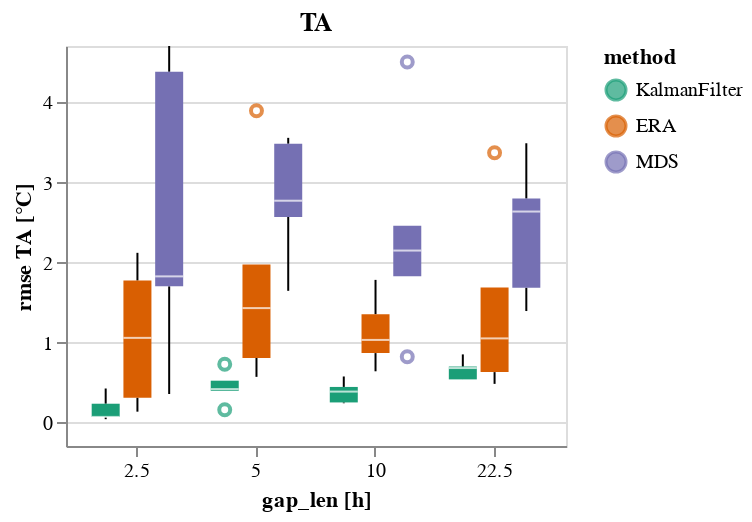

Notebook code for this chart:
### Code cell
the_plot(data_results)

### Figure 1 — Vega-Lite specification as saved in the notebook (floating-point values rounded to 4 significant figures)
{"config": {"view": {"continuousWidth": 400, "continuousHeight": 300}}, "vconcat": [{"hconcat": [{"mark": "boxplot", "encoding": {"color": {"field": "method", "scale": {"domain": ["KalmanFilter", "ERA", "MDS"], "scheme": "dark2"}, "type": "nominal"}, "x": {"axis": {"labelAngle": 0}, "field": "gap_len", "title": "gap_len [h]", "type": "nominal"}, "xOffset": {"field": "method", "scale": {"domain": ["KalmanFilter", "ERA", "MDS"]}, "type": "nominal"}, "y": {"field": "rmse", "scale": {"domainMin": -0.2875}, "title": "rmse TA [°C]", "type": "quantitative"}}, "height": 200, "title": "TA", "width": 250}]}], "data": {"name": "data-f959ab492ead14a1ecd8082abfa2a4d8"}, "resolve": {"scale": {"y": "independent"}}, "$schema": "https://vega.github.io/schema/vega-lite/v5.2.0.json", "datasets": {"data-f959ab492ead14a1ecd8082abfa2a4d8": [{"method": "KalmanFilter", "var": "TA", "gap_len": 2.5, "rmse": 0.07447, "rmse_norm": 0.009397}, {"method": "ERA", "var": "TA", "gap_len": 2.5, "rmse": 2.124, "rmse_norm": 0.268}, {"method": "MDS", "var": "TA", "gap_len": 2.5, "rmse": 1.83, "rmse_norm": 0.2309}, {"method": "KalmanFilter", "var": "TA", "gap_len": 2.5, "rmse": 0.07569, "rmse_norm": 0.009552}, {"method": "ERA", "var": "TA", "gap_len": 2.5, "rmse": 0.3162, "rmse_norm": 0.0399}, {"method": "MDS", "var": "TA", "gap_len": 2.5, "rmse": 0.3616, "rmse_norm": 0.04564}, {"method": "KalmanFilter", "var": "TA", "gap_len": 2.5, "rmse": 0.4302, "rmse_norm": 0.05428}, {"method": "ERA", "var": "TA", "gap_len": 2.5, "rmse": 1.777, "rmse_norm": 0.2243}, {"method": "MDS", "var": "TA", "gap_len": 2.5, "rmse": 1.705, "rmse_norm": 0.2152}, {"method": "KalmanFilter", "var": "TA", "gap_len": 2.5, "rmse": 0.2402, "rmse_norm": 0.03031}, {"method": "ERA", "var": "TA", "gap_len": 2.5, "rmse": 1.062, "rmse_norm": 0.134}, {"method": "MDS", "var": "TA", "gap_len": 2.5, "rmse": 4.383, "rmse_norm": 0.5531}, {"method": "KalmanFilter", "var": "TA", "gap_len": 2.5, "rmse": 0.04728, "rmse_norm": 0.005966}, {"method": "ERA", "var": "TA", "gap_len": 2.5, "rmse": 0.1411, "rmse_norm": 0.0178}, {"method": "MDS", "var": "TA", "gap_len": 2.5, "rmse": 4.705, "rmse_norm": 0.5937}, {"method": "KalmanFilter", "var": "TA", "gap_len": 5.0, "rmse": 0.1643, "rmse_norm": 0.02074}, {"method": "ERA", "var": "TA", "gap_len": 5.0, "rmse": 0.5755, "rmse_norm": 0.07262}, {"method": "MDS", "var": "TA", "gap_len": 5.0, "rmse": 3.485, "rmse_norm": 0.4398}, {"method": "KalmanFilter", "var": "TA", "gap_len": 5.0, "rmse": 0.5277, "rmse_norm": 0.06659}, {"method": "ERA", "var": "TA", "gap_len": 5.0, "rmse": 1.977, "rmse_norm": 0.2495}, {"method": "MDS", "var": "TA", "gap_len": 5.0, "rmse": 3.559, "rmse_norm": 0.4491}, {"method": "KalmanFilter", "var": "TA", "gap_len": 5.0, "rmse": 0.4016, "rmse_norm": 0.05067}, {"method": "ERA", "var": "TA", "gap_len": 5.0, "rmse": 0.8111, "rmse_norm": 0.1024}, {"method": "MDS", "var": "TA", "gap_len": 5.0, "rmse": 2.572, "rmse_norm": 0.3245}, {"method": "KalmanFilter", "var": "TA", "gap_len": 5.0, "rmse": 0.7324, "rmse_norm": 0.09242}, {"method": "ERA", "var": "TA", "gap_len": 5.0, "rmse": 3.896, "rmse_norm": 0.4916}, {"method": "MDS", "var": "TA", "gap_len": 5.0, "rmse": 2.774, "rmse_norm": 0.35}, {"method": "KalmanFilter", "var": "TA", "gap_len": 5.0, "rmse": 0.4225, "rmse_norm": 0.05332}, {"method": "ERA", "var": "TA", "gap_len": 5.0, "rmse": 1.434, "rmse_norm": 0.1809}, {"method": "MDS", "var": "TA", "gap_len": 5.0, "rmse": 1.649, "rmse_norm": 0.2081}, {"method": "KalmanFilter", "var": "TA", "gap_len": 10.0, "rmse": 0.2462, "rmse_norm": 0.03107}, {"method": "ERA", "var": "TA", "gap_len": 10.0, "rmse": 0.645, "rmse_norm": 0.08139}, {"method": "MDS", "var": "TA", "gap_len": 10.0, "rmse": 0.8256, "rmse_norm": 0.1042}, {"method": "KalmanFilter", "var": "TA", "gap_len": 10.0, "rmse": 0.4497, "rmse_norm": 0.05675}, {"method": "ERA", "var": "TA", "gap_len": 10.0, "rmse": 1.356, "rmse_norm": 0.1712}, {"method": "MDS", "var": "TA", "gap_len": 10.0, "rmse": 2.461, "rmse_norm": 0.3106}, {"method": "KalmanFilter", "var": "TA", "gap_len": 10.0, "rmse": 0.2563, "rmse_norm": 0.03234}, {"method": "ERA", "var": "TA", "gap_len": 10.0, "rmse": 1.037, "rmse_norm": 0.1308}, {"method": "MDS", "var": "TA", "gap_len": 10.0, "rmse": 1.832, "rmse_norm": 0.2312}, {"method": "KalmanFilter", "var": "TA", "gap_len": 10.0, "rmse": 0.5803, "rmse_norm": 0.07322}, {"method": "ERA", "var": "TA", "gap_len": 10.0, "rmse": 0.8722, "rmse_norm": 0.1101}, {"method": "MDS", "var": "TA", "gap_len": 10.0, "rmse": 2.152, "rmse_norm": 0.2715}, {"method": "KalmanFilter", "var": "TA", "gap_len": 10.0, "rmse": 0.3915, "rmse_norm": 0.04941}, {"method": "ERA", "var": "TA", "gap_len": 10.0, "rmse": 1.786, "rmse_norm": 0.2253}, {"method": "MDS", "var": "TA", "gap_len": 10.0, "rmse": 4.506, "rmse_norm": 0.5685}, {"method": "KalmanFilter", "var": "TA", "gap_len": 22.5, "rmse": 0.7043, "rmse_norm": 0.08888}, {"method": "ERA", "var": "TA", "gap_len": 22.5, "rmse": 0.488, "rmse_norm": 0.06158}, {"method": "MDS", "var": "TA", "gap_len": 22.5, "rmse": 3.491, "rmse_norm": 0.4405}, {"method": "KalmanFilter", "var": "TA", "gap_len": 22.5, "rmse": 0.5435, "rmse_norm": 0.06859}, {"method": "ERA", "var": "TA", "gap_len": 22.5, "rmse": 1.692, "rmse_norm": 0.2135}, {"method": "MDS", "var": "TA", "gap_len": 22.5, "rmse": 2.8, "rmse_norm": 0.3534}, {"method": "KalmanFilter", "var": "TA", "gap_len": 22.5, "rmse": 0.8558, "rmse_norm": 0.108}, {"method": "ERA", "var": "TA", "gap_len": 22.5, "rmse": 1.056, "rmse_norm": 0.1332}, {"method": "MDS", "var": "TA", "gap_len": 22.5, "rmse": 1.689, "rmse_norm": 0.2132}, {"method": "KalmanFilter", "var": "TA", "gap_len": 22.5, "rmse": 0.544, "rmse_norm": 0.06864}, {"method": "ERA", "var": "TA", "gap_len": 22.5, "rmse": 0.6349, "rmse_norm": 0.08011}, {"method": "MDS", "var": "TA", "gap_len": 22.5, "rmse": 1.397, "rmse_norm": 0.1763}, {"method": "KalmanFilter", "var": "TA", "gap_len": 22.5, "rmse": 0.6855, "rmse_norm": 0.08651}, {"method": "ERA", "var": "TA", "gap_len": 22.5, "rmse": 3.372, "rmse_norm": 0.4255}, {"method": "MDS", "var": "TA", "gap_len": 22.5, "rmse": 2.639, "rmse_norm": 0.333}]}}
